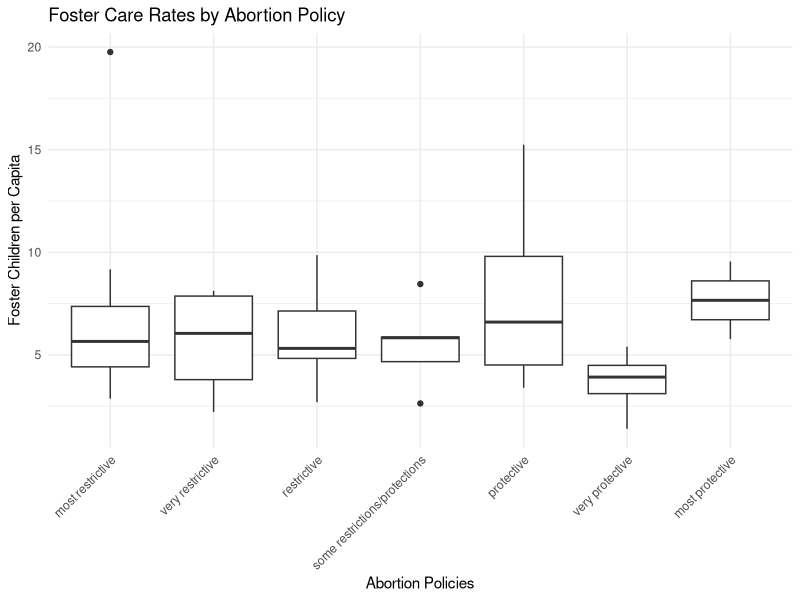
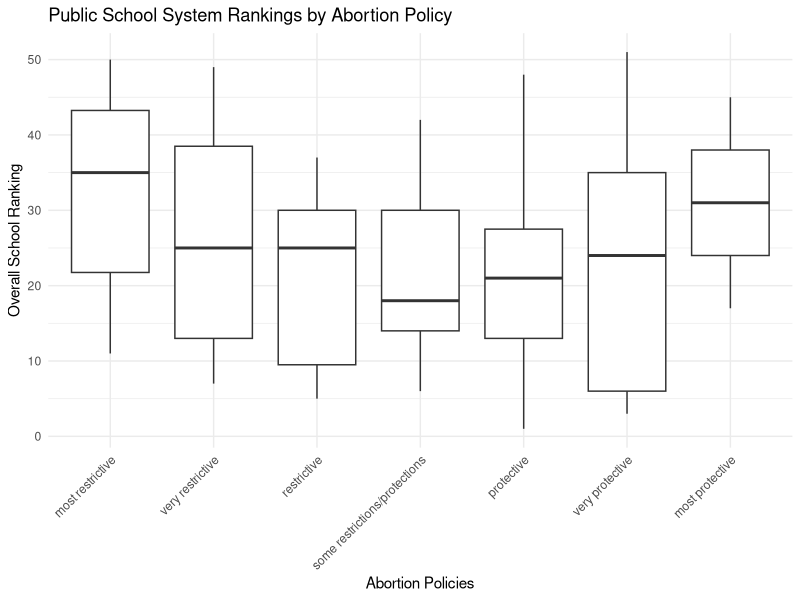

Generate these figures, in order, with R:
## ---- chunk 1
library(tidyverse)
library(readr)
## ---- chunk 2
df <- read_csv("../data/clean_data/merged_data.csv", show_col_types = FALSE)
df <- df[!is.na(df$abortion_policies), ]
## ---- chunk 3
table(df$abortion_policies)
## ---- chunk 4
# Kruskal-Wallis test
kruskal.test(foster_children_per_capita ~ abortion_policies, data = df)

# If Kruskal-Wallis is significant, run pairwise Wilcoxon tests
pairwise.wilcox.test(df$foster_children_per_capita, 
                     df$abortion_policies,
                     p.adjust.method = "bonferroni")

# For visualization
# First reorder the factor levels
df$abortion_policies <- factor(df$abortion_policies, 
                             levels = c("most restrictive", 
                                      "very restrictive", 
                                      "restrictive",
                                      "some restrictions/protections",
                                      "protective",
                                      "very protective",
                                      "most protective"))

# Then create the plot
ggplot(df, aes(x = abortion_policies, y = foster_children_per_capita)) +
  geom_boxplot() +
  theme_minimal() +
  theme(axis.text.x = element_text(angle = 45, hjust = 1)) +
  labs(x = "Abortion Policies", 
       y = "Foster Children per Capita",
       title = "Foster Care Rates by Abortion Policy")
## ---- chunk 5
# Kruskal-Wallis test
kruskal.test(overall_school_rank ~ abortion_policies, data = df)

# If Kruskal-Wallis is significant, run pairwise Wilcoxon tests
pairwise.wilcox.test(df$overall_school_rank, 
                     df$abortion_policies,
                     p.adjust.method = "bonferroni")

# For visualization
ggplot(df, aes(x = abortion_policies, y = overall_school_rank)) +
  geom_boxplot() +
  theme_minimal() +
  theme(axis.text.x = element_text(angle = 45, hjust = 1)) +
  labs(x = "Abortion Policies", 
       y = "Overall School Ranking",
       title = "Public School System Rankings by Abortion Policy")
